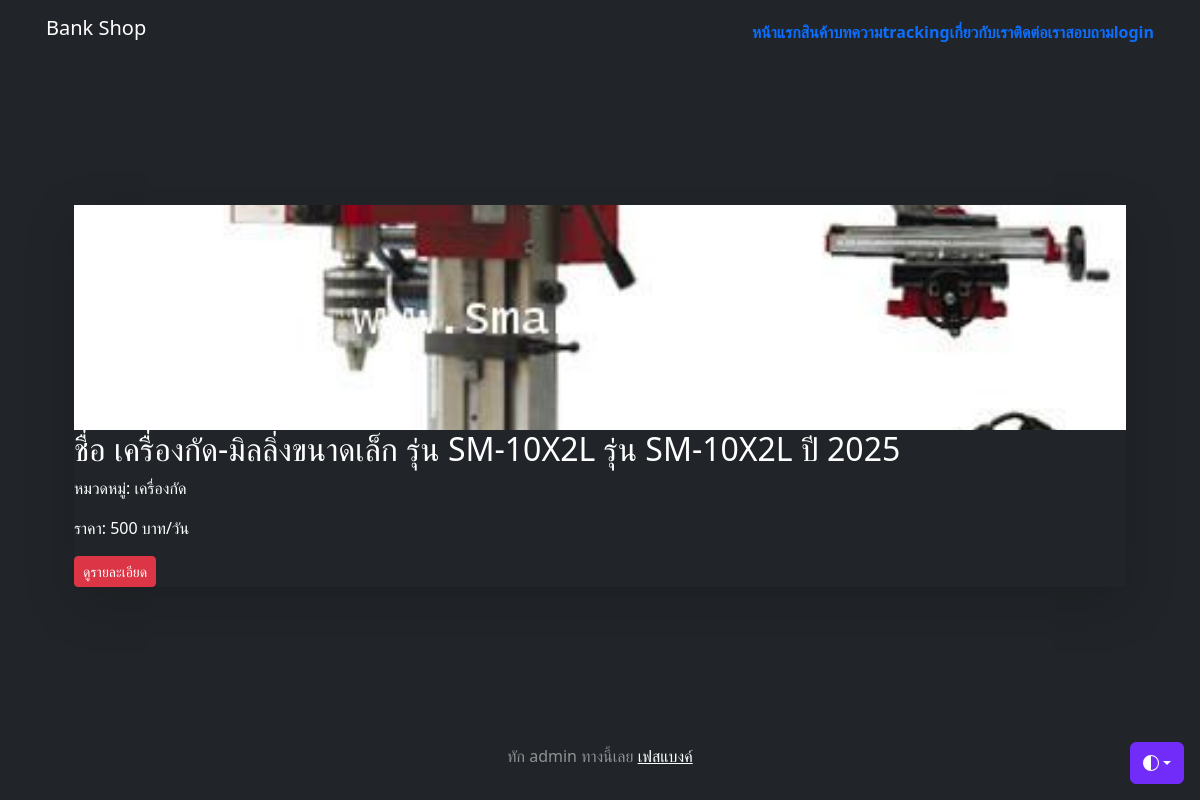
Page /machines/ on the committed database.
### myapp/models.py (models this page shows, shortened)
class Machine(models.Model):
    MACHINE_TYPE = [
        ("cnd","CNC"),
        ("lathe", "เครื่องกลึง"),
        ("milling", "เครื่องกัด"),
        ("gear milling", "เครื่องไสเฟือง"),
        ]
    name = models.CharField(max_length=50)
    model = models.CharField(max_length=50)
    year = models.CharField(max_length=4)
    machine_type = models.CharField(max_length=100, choices=MACHINE_TYPE, default="CNC")
    images = models.ImageField(upload_to="machines", null=True, blank=True)
    price_per_day = models.IntegerField(default=0)
    price_discount = models.IntegerField(default=0, null=True, blank=True)
    earnest_money = models.IntegerField(default=1000, null=True, blank=True)
    available = models.BooleanField(default=True)

### myapp/views.py (the view)
# urls.py: path('machines/', AllMachine , name='all-machines-page'),
def AllMachine(request):
    machines = Machine.objects.filter(available=True)
    context = {"machines":machines}
    return render(request, "myapp/machines.html", context)

### myapp/templates/myapp/machines.html (shortened to what this page needs)
{% extends 'myapp/base.html' %}
{% load static %}
{% load humanize %}
{% block content %}
<div class="container mx-auto text-start">
    <div class="grid grid-cols-1 md:grid-cols-3 gap-4">
       {% for machine in machines %}
        <div class="bg-dark p-6 rounded-lg shadow-lg">
            {% if machine.images %}
            <img class="bd-placeholder-img card-img-top" width="100%" height="225" style="object-fit: cover;" src="{{ machine.images.url }}"></img>
            {% else %}
            <p>ไม่มีรูป</p>
            {% endif %}
            <h2 class="text-xl font-bold">ชื่อ {{ machine.name }} รุ่น {{ machine.model }} ปี {{ machine.year }}</h2>
            <p>หมวดหมู่: {{ machine.get_machine_type_display }}</p>
            <p>ราคา: {{ machine.price_per_day }} บาท/วัน</p>
            <a href="{% url 'machine-detail-page' machine.id %}" class="btn btn-danger btn-sm">ดูรายละเอียด</a>
        </div>
        {% endfor %}
    </div>
</div>
{% endblock content %}

### myapp/templates/myapp/base.html (style rules this page uses)
.bd-placeholder-img { font-size: 1.125rem; text-anchor: middle; -webkit-user-select: none; -moz-user-select: none; user-select: none; }

### rows in the picture
Machine: images (picture), name "เครื่องกัด-มิลลิ่งขนาดเล็ก รุ่น SM-10X2L", model "SM-10X2L", year "2025", machine_type "เครื่องกัด", price_per_day "500"
